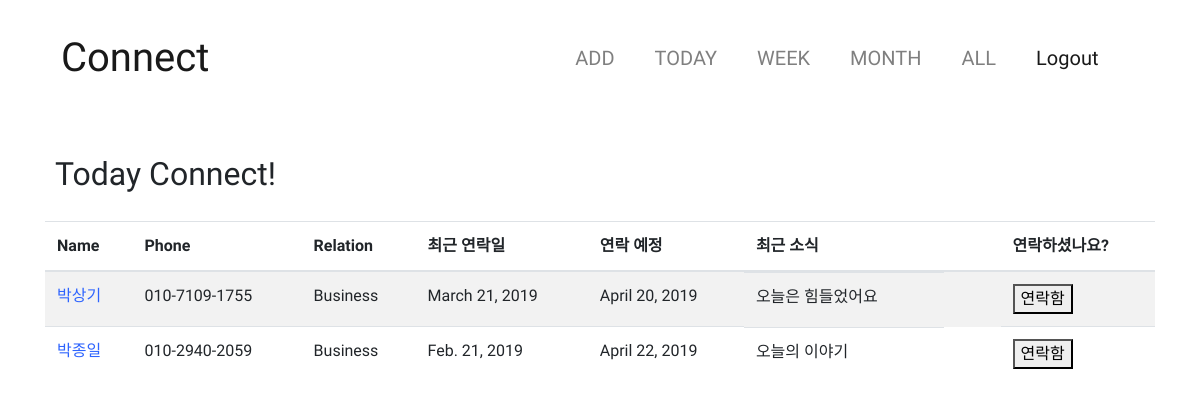
/todaylist (signed in), run on an earlier commit of the app's database.
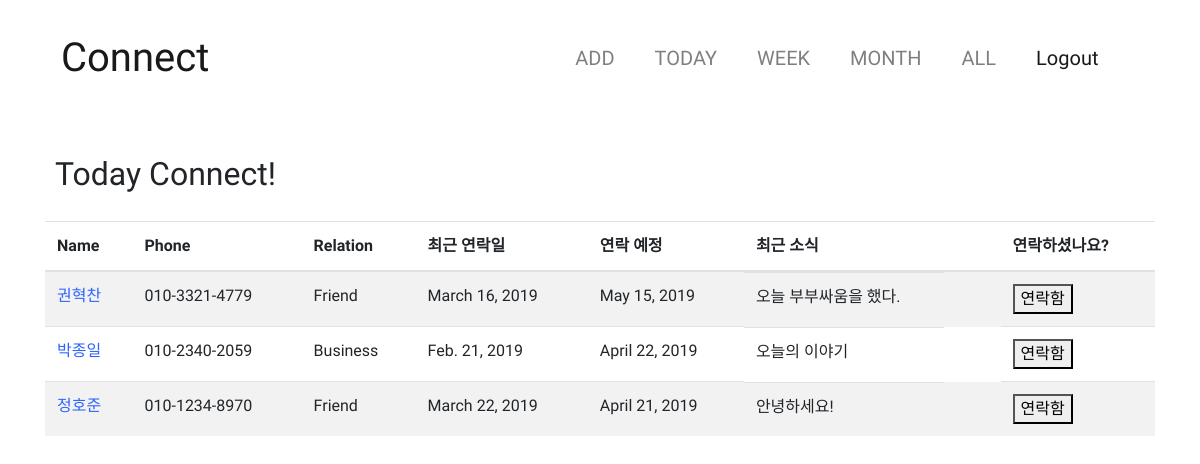
And on a later commit of the database.
### friends/models.py (models this page shows, shortened)
class Friends(models.Model):
    friend_name = models.CharField(max_length=50)
    user = models.ForeignKey(User, on_delete=models.CASCADE, related_name='user')
    friend_mobile = models.CharField(max_length=13) #12자리만 받으려면 어떻게 해야하지?
    Agroup = "Agroup"
    Bgroup = "Bgroup"
    Cgroup = "Cgroup"
    Dgroup = "Dgroup"
    GRADE = (
        (Agroup, "A-Group"),
        (Bgroup, "B-Group"),
        (Cgroup, "C-Group"),
        (Dgroup, "D-Group"),
    )
    friend_group = models.CharField(max_length=10, choices=GRADE, default=Bgroup)
    Friend = "Friend"
    Business = "Business"
    Family = "Family"
    Another = "Another"
    RELATIONSHIP = (
        (Friend, "Friend"),
        (Business, "Business"),
        (Family, "Family"),
        (Another, "Another")
    )
    friend_relation = models.CharField(max_length=10, choices=RELATIONSHIP, default=Business)
    latest_connect = models.DateField(default=date.today)
    friend_memo = models.CharField(max_length=500)
    scheduled_connect = models.DateField(blank=True)

class Comment(models.Model):
    friend = models.ForeignKey(Friends, on_delete=models.CASCADE, related_name='friend')
    comment_created = models.DateTimeField(auto_now_add=True)
    comment_contents = models.CharField(max_length=300)
    class Meta:
        ordering = ['-comment_created']

### friends/views.py (the view)
# urls.py: path('todaylist', FriendTodayList.as_view(), name='todaylist'),
class FriendTodayList(ListView):
    model = Friends
    template_name_suffix = "_todaylist"
    def get_context_data(self, **kwargs):
        context = super().get_context_data(**kwargs)
        context['object_list'] = Friends.objects.filter(scheduled_connect__lte=date.today())
        for object in context['object_list']:
            object.recently_comment = object.friend.all()[0] if object.friend.all() else None
        return context

### friends/templates/friends/friends_todaylist.html (shortened to what this page needs)
{% extends 'base.html' %}
{% block content %}
    <br>
    <h2><div style="padding: 15px 0px 20px 10px">Today Connect!</div></h2>
    <table class="table table-striped">
        <thead>
        <tr>
            <th scope="col">Name</th>
            <th scope="col">Phone</th>
            <th scope="col">Relation</th>
            <th scope="col">최근 연락일</th>
            <th scope="col">연락 예정</th>
            <th scope="col">최근 소식</th>
            <th scope="col">연락하셨나요?</th>
        </tr>
        </thead>
        <tbody>
        {% for object in object_list %}
            {% if object.user == request.user %}
                <tr>
                    <td onclick="detail1('{{ object.id }}')"><font color="#2E64FE">{{ object.friend_name }}</font></td>
                    <td>{{ object.friend_mobile }}</td>
                    <td>{{ object.friend_relation }}</td>
                    <td id="change{{ object.id }}">{{ object.latest_connect }}</td>
                    <td id="scheduled{{ object.id }}">{{ object.scheduled_connect }}</td>
                    <td class="memo">{{ object.recently_comment.comment_contents }}</td>
                    <td>
                        <BUTTON onclick="connect('{{ object.id }}')">연락함</BUTTON>
                    </td>
                </tr>
            {% endif %}
        {% endfor %}
        </tbody>
    </table>
{% endblock %}

What changed in the data, as far as the page shows it:
no longer on this page (row edited): Friends: friend_name "박상기", friend_mobile "010-7109-1755", friend_relation "Business", latest_connect "March 21, 2019", scheduled_connect "April 20, 2019", recently_comment.comment_contents "오늘은 힘들었어요"
now on this page (row edited): Friends: friend_name "권혁찬", friend_mobile "010-3321-4779", friend_relation "Friend", latest_connect "March 16, 2019", scheduled_connect "May 15, 2019", recently_comment.comment_contents "오늘 부부싸움을 했다."
changed Friends "박종일": friend_mobile "010-2940-2059" → "010-2340-2059"
added Friends: friend_name "정호준", friend_mobile "010-1234-8970", friend_relation "Friend", latest_connect "March 22, 2019", scheduled_connect "April 21, 2019", recently_comment.comment_contents "안녕하세요!"
